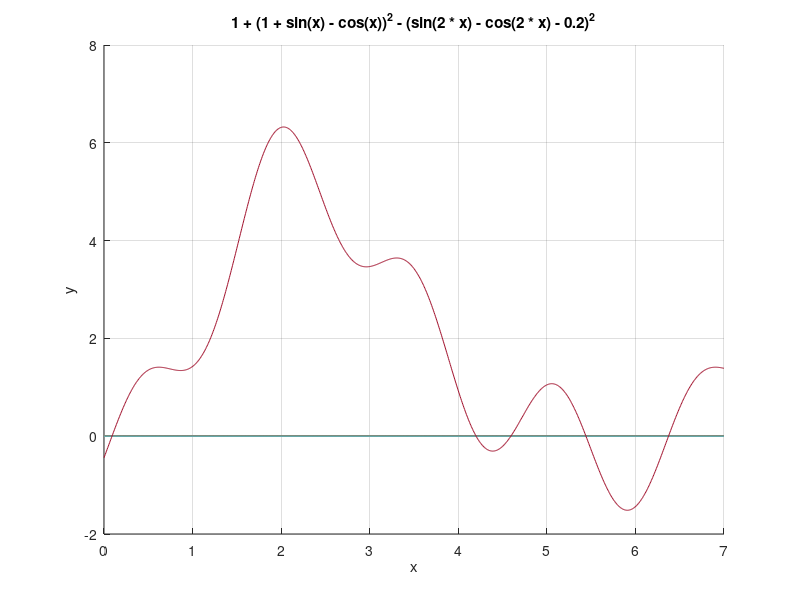

MATLAB code for this plot: (Note: this script raises an error after producing the figure.)
fun = @(x) 1 + (1 + sin(x) - cos(x)).^2 - (sin(2 .* x) - cos(2 .* x) - 0.2).^2;

x = linspace(0, 7, 1000);
y = 1 + (1 + sin(x) - cos(x)).^2 - (sin(2 .* x) - cos(2 .*x) - 0.2).^2;

hold on
grid on
title("1 + (1 + sin(x) - cos(x))^2 - (sin(2 * x) - cos(2 * x) - 0.2)^2");
xlabel('x');
ylabel('y');
plot(x, zeros(1000), '-');
plot(x, y);

eps = 0.00001;
h = 1e-14; 
z = ginput(1);
plot(z(1,1), z(1,2), 'g*');
hold on
x_left = z(1,1);

for iter = 1 : 1000
    x_n = x_left - h * fun(x_left) / (fun(x_left + h) - fun(x_left));
    plot(x, fun(x_n) - (x_n - x) .* (fun(x_n + h) - fun(x_n)) ./ h);
    plot(x_n, fun(x_n), 'b*');
    if abs(fun(x_n)) < eps
        plot(x_n, fun(x_n), 'r*');
        break;
    end
    x_left = x_n;
end

x_n
fun(x_n)
iter
